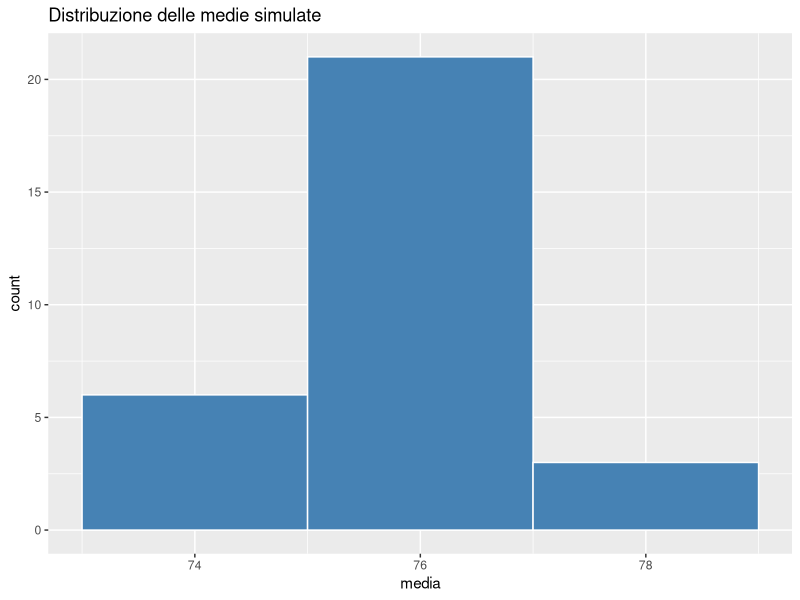
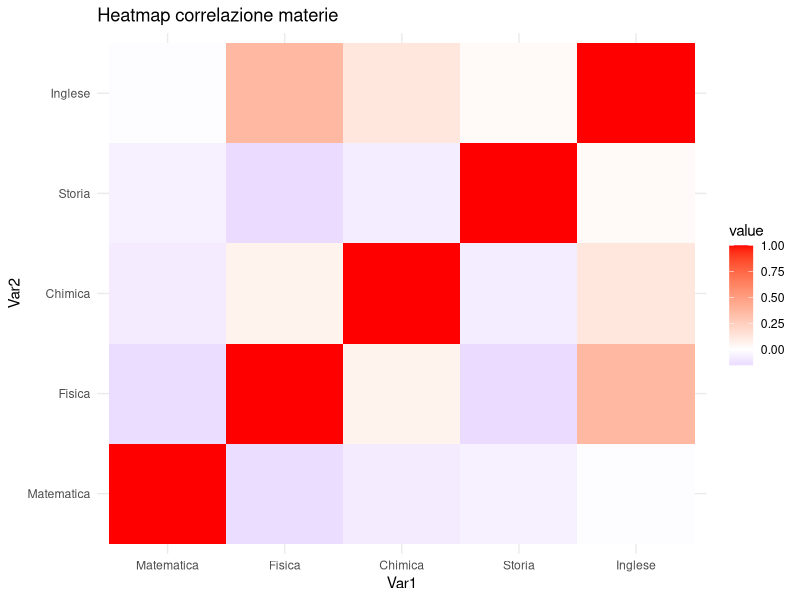

These figures' R source, in order:
## ---- chunk 1
set.seed(123)
n <- 30    # numero di studenti
m <- 5     # numero di materie
materie <- c("Matematica", "Fisica", "Chimica", "Storia", "Inglese")

# Genera punteggi in lista
lista_punteggi <- lapply(1:m, function(i) sample(50:100, n, replace = TRUE))
names(lista_punteggi) <- materie

# Converti in data frame
df_punteggi <- as.data.frame(lista_punteggi)
df_punteggi$Studente <- paste0("S", sprintf("%02d", 1:n))
# Riordina colonne
df_punteggi <- df_punteggi[, c("Studente", materie)]
head(df_punteggi)
## ---- chunk 2
# 2.1 Statistiche per riga
describe_student <- function(riga) {
  # Estrai i punteggi come vettore numerico, escludendo la colonna 'Studente'
  cols <- setdiff(names(riga), "Studente")
  punteggi <- as.numeric(unlist(riga[cols]))
  list(
    media = round(mean(punteggi), 1),
    mediana = round(median(punteggi), 1)
  )
}

# 2.2 Funzione per elaborare tutto il data frame
# 2.2 Funzione per elaborare tutto il data frame
summarize_class <- function(df, weights = NULL) {
  # Definisce le colonne di punteggi
  cols <- setdiff(names(df), "Studente")
  # Peso uniforme se non fornito
  if (is.null(weights)) weights <- rep(1, length(cols))
  weights <- weights / sum(weights)
  # Vettori di output
  n <- nrow(df)
  media <- numeric(n)
  mediana <- numeric(n)
  voto_finale <- numeric(n)
  # Calcola per ogni studente
  for (i in seq_len(n)) {
    # Estrai i punteggi della riga come vettore numerico
    valori <- as.numeric(unlist(df[i, cols]))
    media[i] <- round(mean(valori), 1)
    mediana[i] <- round(median(valori), 1)
    voto_finale[i] <- round(sum(valori * weights), 1)
  }
  # Costruisce il data frame dei risultati
  risultato_df <- data.frame(
    Studente = df$Studente,
    media = media,
    mediana = mediana,
    voto_finale = voto_finale,
    stringsAsFactors = FALSE
  )
  return(risultato_df)
}

# Test della funzione
summary_df <- summarize_class(df_punteggi)
head(summary_df)
## ---- chunk 3
# Parametri
tot_sim <- 50
results_list <- vector("list", tot_sim)

for (s in seq_len(tot_sim)) {
  set.seed(100 + s)
  # rigenera il data frame dei punteggi
df_temp <- as.data.frame(lapply(lista_punteggi, function(v) sample(v, n, replace=TRUE)))
df_temp$Studente <- df_punteggi$Studente
  # sintetizza
  results_list[[s]] <- summarize_class(df_temp)
}

# Array di voto finale: righe studenti, colonne simulazioni
voti_mat <- sapply(results_list, function(x) x$voto_finale)
dim(voti_mat)  # n x tot_sim
## ---- chunk 4
# Media e sd su simulazioni per ogni studente (rimuovendo eventuali NA)
media_sim <- rowMeans(voti_mat, na.rm = TRUE)
dev_sim <- apply(voti_mat, 1, sd, na.rm = TRUE)

# Matrice di correlazione tra materie
cor_mat <- cor(df_punteggi[, materie])

lista_report <- list(
  media_simulata = media_sim,
  deviazione_sim = dev_sim,
  correlazione_materie = cor_mat
)

# Visualizza correlazione
round(lista_report$correlazione_materie, 2)
## ---- chunk 5
library(ggplot2)
# 5.1 Distribuzione voti finali media simulata
df_plot <- data.frame(
  Studente = df_punteggi$Studente,
  media = media_sim,
  sd = dev_sim,
  stringsAsFactors = FALSE
)
# Filtra eventuali valori non finiti
df_plot <- df_plot[is.finite(df_plot$media), ]

p1 <- ggplot(df_plot, aes(x = media)) +
  geom_histogram(binwidth = 2, fill = "steelblue", color = "white") +
  labs(title = "Distribuzione delle medie simulate")

# 5.2 Heatmap correlazione materie
library(reshape2)
cor_df <- melt(cor_mat)

p2 <- ggplot(cor_df, aes(Var1, Var2, fill = value)) +
  geom_tile() +
  scale_fill_gradient2(low = "blue", high = "red", mid = "white", midpoint = 0) +
  theme_minimal() +
  labs(title = "Heatmap correlazione materie")

# Stampa grafici
print(p1)
print(p2)
## ---- chunk 6
# Esercizio 1: percentuale di promossi
summary_df2 <- summarize_class(df_punteggi)
summary_df2$promosso <- summary_df2$voto_finale >= 60
pct_promossi <- mean(summary_df2$promosso) * 100
cat("Percentuale di promossi:", round(pct_promossi, 1), "%\n")

# Esercizio 2: ciclo while fino a soglia media
threshold <- 75
iter <- 0
repeat {
  iter <- iter + 1
  df_temp <- as.data.frame(lapply(lista_punteggi, function(v) sample(v, n, TRUE)))
  df_temp$Studente <- df_punteggi$Studente
  sim_sum <- summarize_class(df_temp)
  media_tot <- mean(sim_sum$voto_finale)
  if (media_tot > threshold) break
}
cat("Iterazioni per superare soglia:", iter, "(media =", round(media_tot,1), ")\n")

# Esercizio 3: salvataggio dei risultati
write.csv(summary_df, "class_summary.csv", row.names = FALSE)
saveRDS(results_list, "simulation_results.rds")
